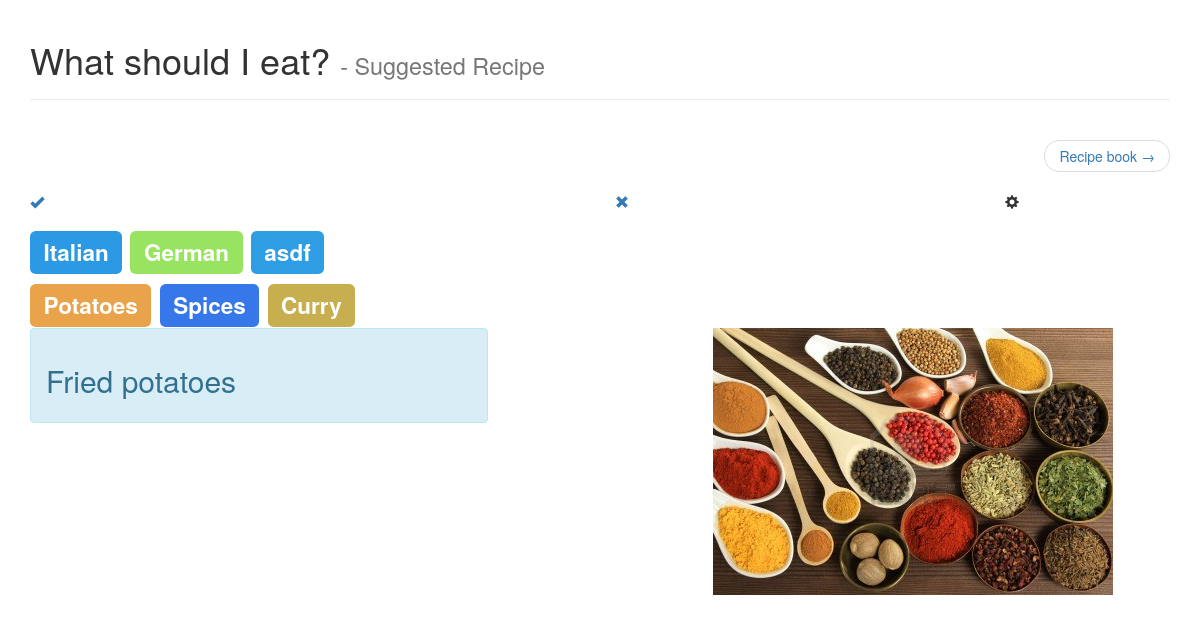
The page / on the database its author committed.
### recipe_book/models.py (models this page shows, shortened)
class Tag(models.Model):
    name = models.CharField(max_length=80, unique=True)
    color = ColorField(default="#2f9de3")

class Ingredient(models.Model):
    name = models.CharField(max_length=200)
    image = models.ImageField(upload_to=ingredient_image_location, blank=True)
    color = ColorField(default="#e9c871", blank=True)

class Recipe(models.Model):
    name = models.CharField(max_length=200)
    description = models.TextField()
    cooked_last = models.DateField("cooked last on")
    priority = models.PositiveIntegerField(default=0)
    tags = models.ManyToManyField(Tag)
    ingredients = models.ManyToManyField(
        Ingredient,
        through="IngredientAmount"
    )

### what_should_i_eat/views.py (the view)
# urls.py: url(r'^$', views.index, name='index'),
def index(request):
    tags = Tag.objects.all()
    ingredients = Ingredient.objects.all()
    recipe = suggest_recipe(
        Recipe.objects.all(),
        tags,
        ingredients
    )
    return render(request, "what_should_i_eat/index.html", {
        "title": "suggested recipe",
        "recipe": recipe,
        "tags": tags,
        "ingredients": ingredients,
        "images": prepare_images(recipe),
    })

### what_should_i_eat/views.py (called while the page is built)
def suggest_recipe(recipes, tags, ingredients):
    return (
        recipes
        .filter(Q(tags__in=tags) | Q(ingredients__in=ingredients))
        .order_by("cooked_last", "-priority")
        .first()
    )

def prepare_images(recipe):
    if recipe is None:
        return []
    return [
        {
            "url": image.image.url,
            "name": path.basename(image.image.url),
        }
        for image in recipe.images.all()
    ]

### what_should_i_eat/templates/what_should_i_eat/index.html (shortened to what this page needs)
{% extends "what_should_i_eat/base.html" %}
{% load compile_static %}
{% load staticfiles %}
{% load global_filters %}
{% block head %}
    {{ block.super }}
    <link href="{% static 'shared/css/slick.css' %}" rel="stylesheet" type="text/css" />
    <link href="{% static 'what_should_i_eat/css/index.sass'|compile %}" rel="stylesheet" type="text/css" />
    <link href="{% static 'what_should_i_eat/css/recipe_overview.sass'|compile %}" rel="stylesheet" type="text/css" />
{% endblock %}
{% block nav %}
    <ul class="pager">
        <li class="next">
            <a href="{% url 'recipe_book:index' %}" role="button">
                Recipe book
                <span aria-hidden="true">&rarr;</span>
            </a>
        </li>
    </ul>
{% endblock %}
{% block content %}
    <div class="row options">
        <div class="col-xs-6">
            <a class="cook-recipe" href="{% url 'cook_recipe' recipe.id %}">
                <div class="option yes">
                    <span class="glyphicon glyphicon-ok"></span>
                </div>
            </a>
        </div>
        <div class="col-xs-4">
            <a class="dismiss-recipe" href="{% url 'dismiss_recipe' recipe.id %}">
                <div class="option no">
                    <span class="glyphicon glyphicon-remove"></span>
                </div>
            </a>
        </div>
        <div class="col-xs-2">
            <div class="option more">
                <span class="glyphicon glyphicon-cog"></span>
            </div>
        </div>
    </div>
    <div class="option-contents">
        <h2 class="choose tags">
            {% for tag in tags %}
                {% include "recipe_book/tag.html" %}
            {% endfor %}
        </h2>
        <h2 class="choose ingredients">
            {% for ingredient in ingredients %}
                <span class="label ingredient" style="background-color: {{ingredient.color}};" data-id="{{ingredient.id}}">{{ingredient.name}}</span>
            {% endfor %}
        </h2>
    </div>
    {% include "what_should_i_eat/recipe_overview.html" %}
{% endblock %}

### recipe_book/templates/recipe_book/tag.html
<span class="label tag" style="background-color: {{tag.color}};" data-id="{{tag.id}}">{{tag.name}}</span>

### what_should_i_eat/templates/what_should_i_eat/recipe_overview.html
<div class="row recipe-overview">
    <div class="col-xs-5">
        <div class="alert alert-info recipe-name">
            <h2 class="recipe-name-text">
                {{ recipe.name }}
            </h2>
        </div>
    </div>
    <div class="col-xs-2"></div>
    <div class="col-xs-5 carousel">
        {% for image in images %}
            <img src="{{image.url}}" alt="{{ recipe.name }} {{forloop.counter}}" title="{{ recipe.name }} {{forloop.counter}}" />
        {% endfor %}
    </div>
</div>

### rows shown on the page
Tag: name "Italian"
Tag: name "German"
Tag: name "asdf"
Ingredient: name "Potatoes"
Ingredient: name "Spices"
Ingredient: name "Curry"
Recipe: name "Fried potatoes"

### other values the page prints
{{ title | title }} "Suggested Recipe"
